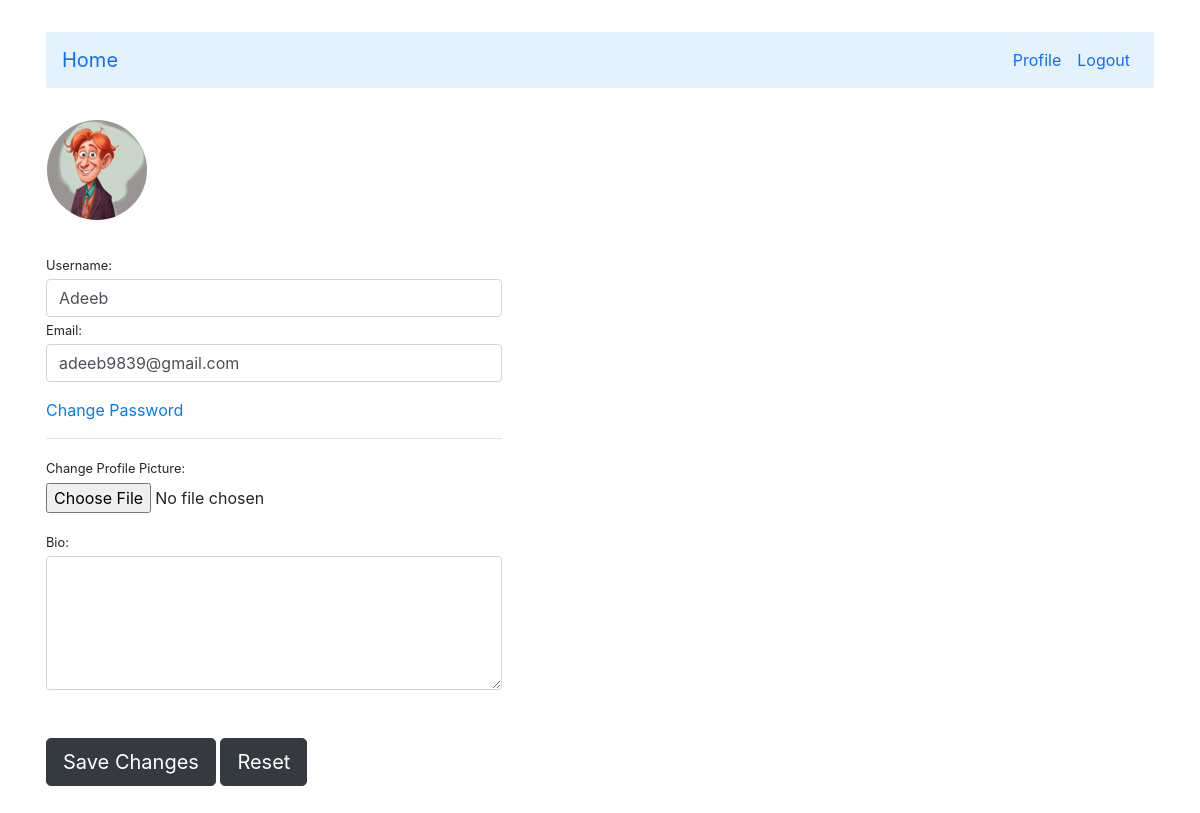
Page /profile/ (signed in) on the earlier database version.
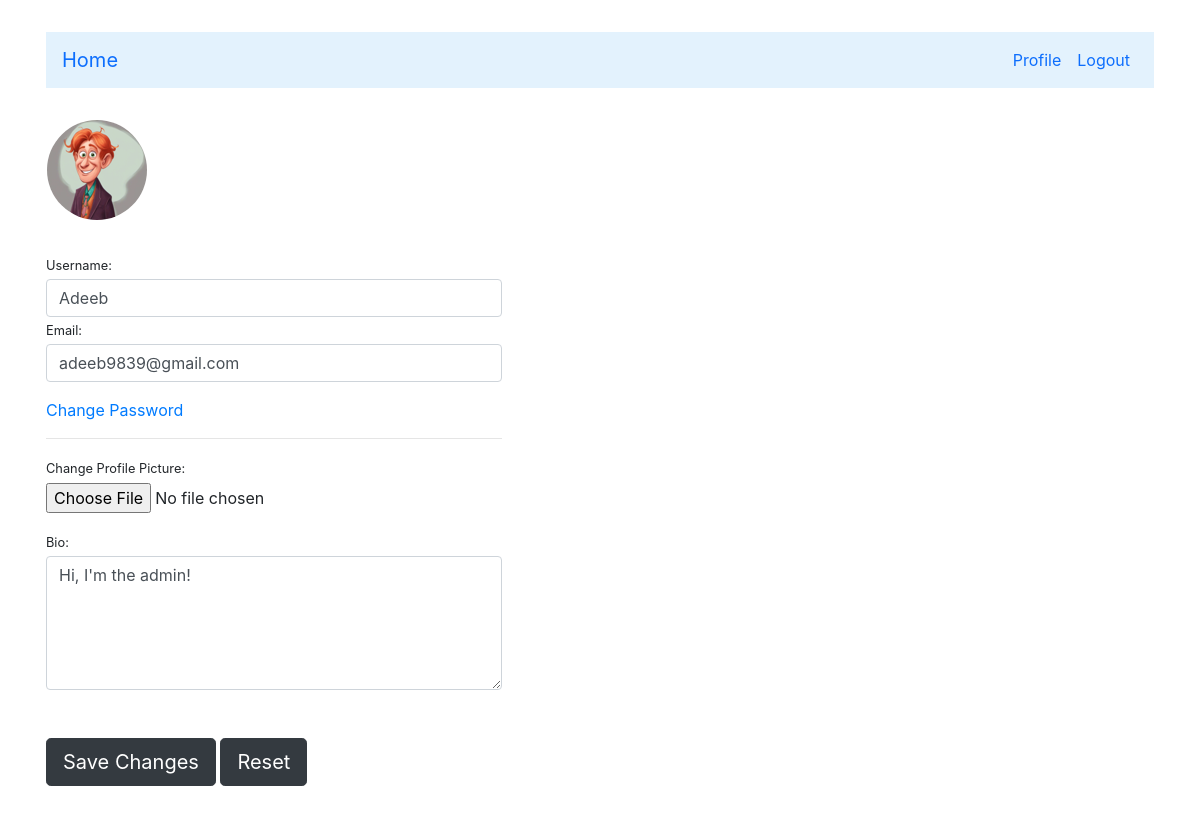
Same page on the later database version.
### users/models.py (models this page shows, shortened)
class Profile(models.Model):
    user = models.OneToOneField(User, on_delete=models.CASCADE)
    age = models.PositiveIntegerField(null=True, blank=True)
    profile_picture = models.ImageField(default='default.png',upload_to='profile_pics/', blank=True, null=True)
    bio = models.TextField(max_length=500, blank=True)
    contact_number = models.CharField(max_length=15, blank=True)
    address = models.TextField(max_length=300, blank=True)

### users/views.py (the view)
# urls.py: path('profile/', profile, name='users-profile')
@login_required
def profile(request):
    if request.method == 'POST':
        user_form = UpdateUserForm(request.POST, instance=request.user)
        profile_form = UpdateProfileForm(request.POST, request.FILES, instance=request.user.profile)
        if user_form.is_valid() and profile_form.is_valid():
            user_form.save()
            profile_form.save()
            messages.success(request, 'Your profile is updated successfully')
            return redirect(to='users-profile')
    else:
        user_form = UpdateUserForm(instance=request.user)
        profile_form = UpdateProfileForm(instance=request.user.profile)
    return render(request, 'users/profile.html', {'user_form': user_form, 'profile_form': profile_form})

### users/forms.py
class UpdateUserForm(forms.ModelForm):
    username = forms.CharField(max_length=100,
                               required=True,
                               widget=forms.TextInput(attrs={'class': 'form-control'}))
    email = forms.EmailField(required=True,
                             widget=forms.TextInput(attrs={'class': 'form-control'}))
    class Meta:
        model = User
        fields = ['username', 'email']

class UpdateProfileForm(forms.ModelForm):
    avatar = forms.ImageField(widget=forms.FileInput(attrs={'class': 'form-control-file'}))
    bio = forms.CharField(widget=forms.Textarea(attrs={'class': 'form-control', 'rows': 5}))
    class Meta:
        model = Profile
        fields = ['avatar', 'bio']

### users/templates/users/profile.html (shortened to what this page needs)
{% extends "users/base.html" %}
{% block content %}
<div class="row my-3 p-3">
    <img class="rounded-circle account-img" src="{{ user.profile.profile_picture.url }} " style="cursor: pointer;" />
</div>
<div class="form-content">
    <form method="post" enctype="multipart/form-data">
        <div class="form-row">
            <div class="col-md-5">
                <div class="form-group">
                    <label class="small mb-1">Username:</label>
                    {{ user_form.username }}
                    <label class="small mb-1">Email:</label>
                    {{ user_form.email }}
                </div>
                <div class="form-group">
                    <a href="#">Change Password</a>
                    <hr>
                    <label class="small mb-1">Change Profile Picture:</label>
                    {{ profile_form.avatar }}
                </div>
                <label class="small mb-1">Bio:</label> {{ profile_form.bio }}
            </div>
        </div>
        <br><br>
        <button type="submit" class="btn btn-dark btn-lg">Save Changes</button>
        <button type="reset" class="btn btn-dark btn-lg">Reset</button>
    </form>
</div>
{% endblock content %}

### users/templates/users/base.html (shortened to what this page needs)
<!doctype html>
<html lang="en">
<head>
    <link rel="stylesheet" href="https://maxcdn.bootstrapcdn.com/bootstrap/4.0.0/css/bootstrap.min.css"
>
    <link rel="stylesheet" href="https://use.fontawesome.com/releases/v5.8.2/css/all.css"
>
</head>
<body>
    <div class="container p-3 my-3">
        <div class="row">
            <div class="col-md-12">
                <nav class="navbar navbar-expand-md navbar-custom">
                    <a href="/" class="navbar-brand">Home</a>
                    <div class="collapse navbar-collapse" id="navbarCollapse">
                        <div class="navbar-nav ml-auto">
                            {% if user.is_authenticated %}
                            <a href="{% url 'users-profile' %}" class="nav-item nav-link">Profile</a>
                            <a href="{% url 'logout' %}" class="nav-item nav-link">Logout</a>
                            {% else %}
                            <a href="{% url 'login' %}" class="nav-item nav-link">Sign in</a>
                            {% endif %}
                        </div>
                </nav>
                {% block content %}{% endblock %}
            </div>
        </div>
    </div>
</body>
</html>

### users/templates/users/base.html (style rules this page uses)
.navbar-custom { background-color: #e3f2fd; }
.navbar-custom .navbar-brand, .navbar-custom .nav-link { color: #0d6efd; }

Differences in the rows shown:
changed Profile: bio (not shown) → "Hi, I'm the admin!"
